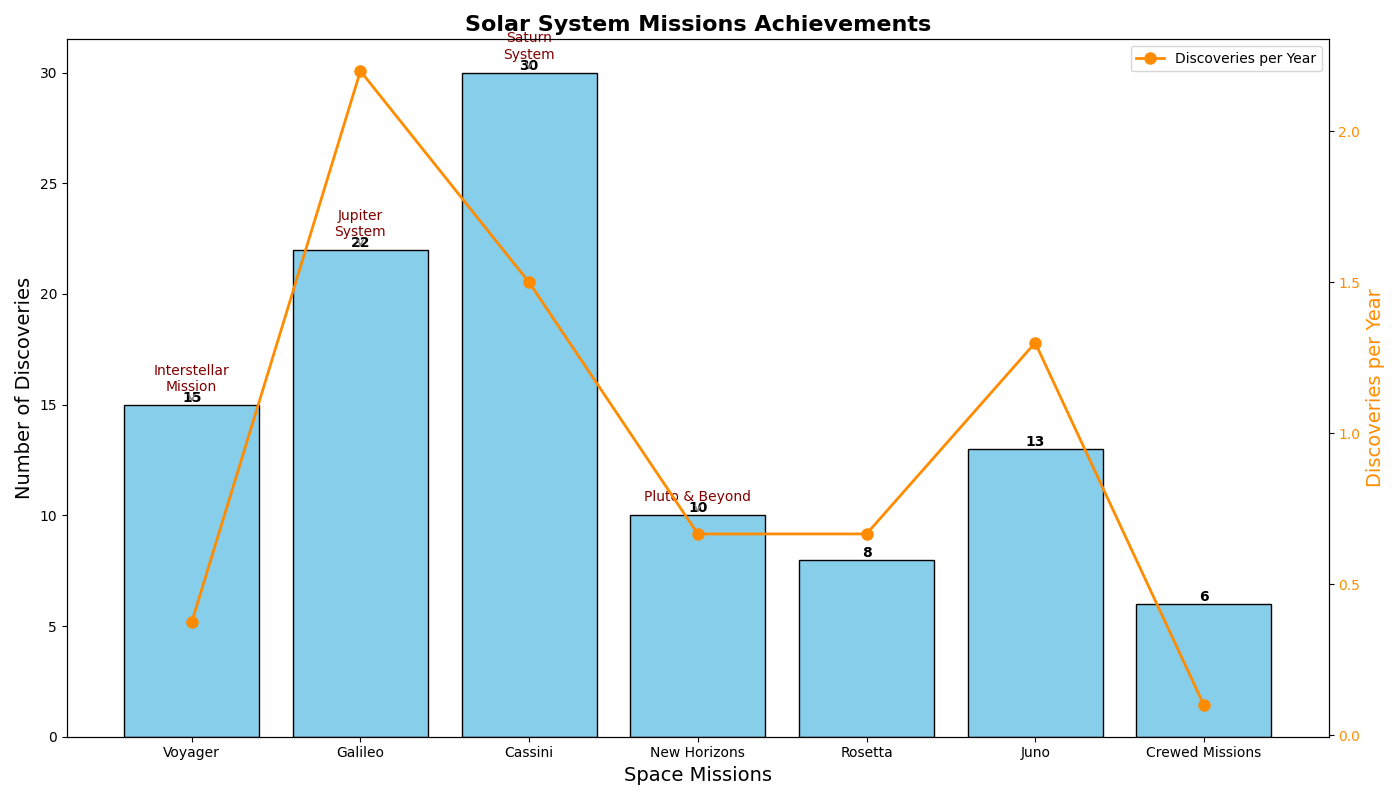

The script that drew this image:
import matplotlib.pyplot as plt
import numpy as np

# Define the missions and number of discoveries made
missions = ["Voyager", "Galileo", "Cassini", "New Horizons", "Rosetta", "Juno", "Crewed Missions"]
discoveries = [15, 22, 30, 10, 8, 13, 6]

# Define the years when these missions were active for line plot demonstration
years_active = np.array([1977, 1989, 1997, 2006, 2004, 2011, 1961])
discoveries_per_year = np.array(discoveries) / np.array(
    [40, 10, 20, 15, 12, 10, 60])

# Create the figure and primary Bar chart subplot
fig, ax1 = plt.subplots(figsize=(14, 8))

# Plotting the bar chart for discoveries
bars = ax1.bar(missions, discoveries, color='skyblue', edgecolor='k')

# Adding title and labels
ax1.set_xlabel("Space Missions", fontsize=14)
ax1.set_ylabel("Number of Discoveries", fontsize=14)
ax1.set_title("Solar System Missions Achievements", fontsize=16, fontweight='bold')

# Adding value labels above bars
for bar in bars:
    height = bar.get_height()
    ax1.text(bar.get_x() + bar.get_width() / 2.0, height, '%d' % int(height),
             ha='center', va='bottom', fontsize=10, fontweight='bold')

# Creating a secondary Y-axis to plot the years active and discoveries per year
ax2 = ax1.twinx()
ax2.plot(missions, discoveries_per_year, color='darkorange', marker='o', linestyle='-', linewidth=2, markersize=8, label='Discoveries per Year')
ax2.set_ylabel('Discoveries per Year', fontsize=14, color='darkorange')
ax2.tick_params(axis='y', labelcolor='darkorange')

# Adding a legend for the line plot
ax2.legend(loc='upper right')

# Annotate significant missions to highlight certain accomplishments
annotations = {
    "Voyager": "Interstellar\nMission",
    "Galileo": "Jupiter\nSystem",
    "Cassini": "Saturn\nSystem",
    "New Horizons": "Pluto & Beyond"
}

for mission, label in annotations.items():
    idx = missions.index(mission)
    ax1.annotate(label, (missions[idx], discoveries[idx]), xytext=(0, 10), textcoords='offset points', 
                 arrowprops=dict(arrowstyle='->', color='gray'),
                 ha='center', fontsize=10, color='maroon')

# Improve layout and presentation
plt.tight_layout()

# Show the plot
plt.show()
